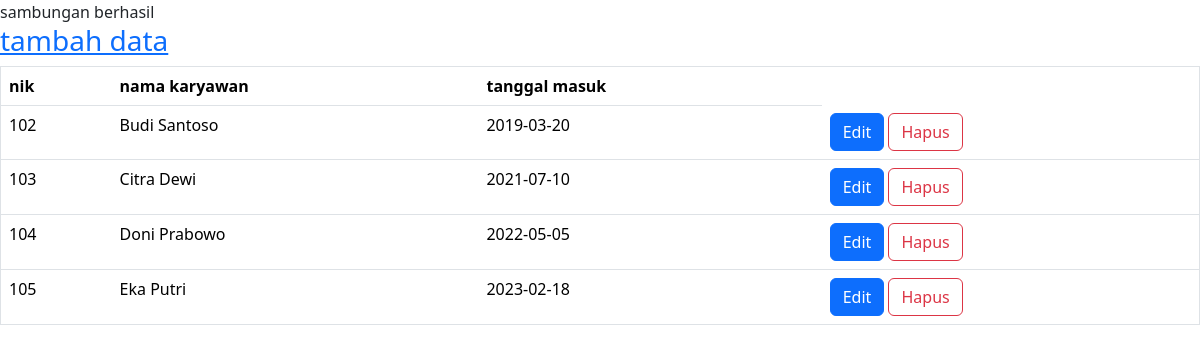
The app's page /admin.php, older data.
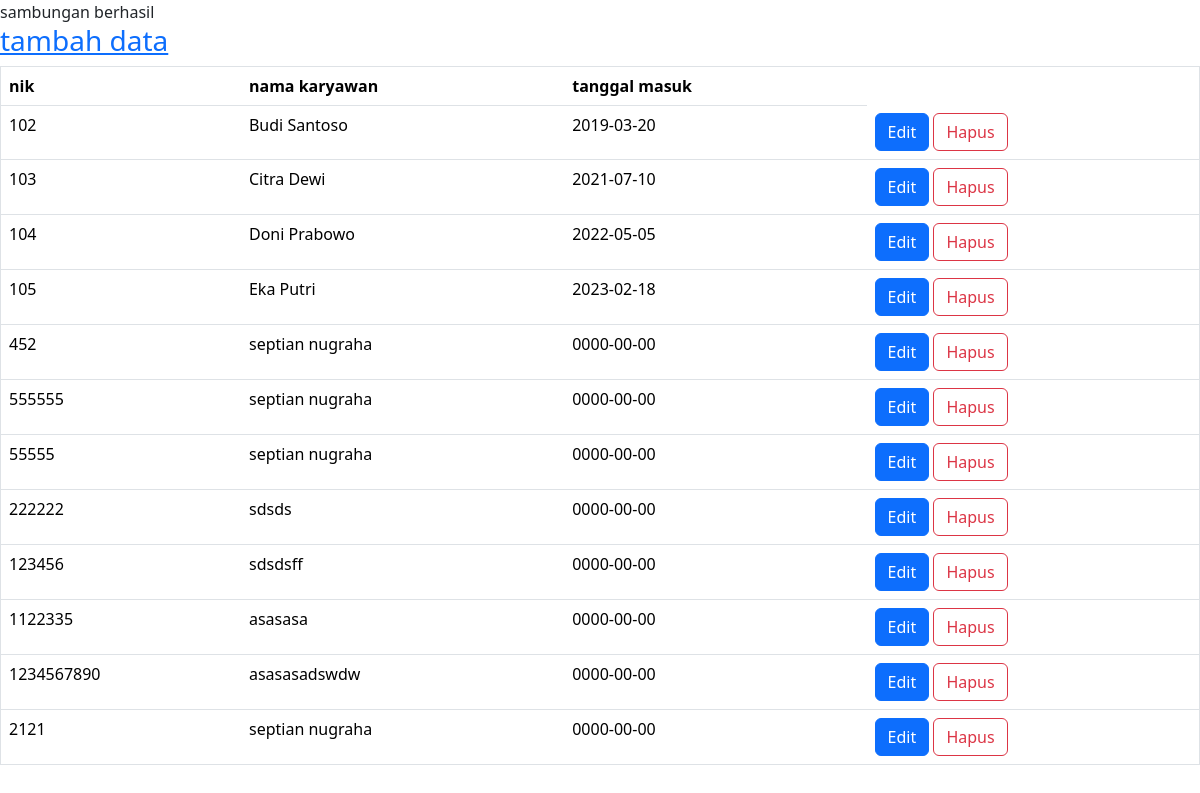
The same page, newer data.
### tables this page shows
CREATE TABLE `tbl_karyawan` (
  `id` int(11) NOT NULL,
  `nik` varchar(20) NOT NULL,
  `nama_karyawan` varchar(100) NOT NULL,
  `tanggal_masuk` date NOT NULL
);

### connection.php (called while the page is built, shortened)
<?php
$host = 'localhost';
$user = 'root';
$passw = '';
$db = 'db_parkir';
$conn = mysqli_connect($host, $user, $passw, $db);
function myquery($query)
{
    global $conn;
    $result = mysqli_query($conn, $query);
    $list = [];
    while ($data = mysqli_fetch_assoc($result)) {
        $list[] = $data;
    }
    return $list;
}

### admin.php (the view, shortened to what this page needs)
<?php
require 'connection.php';
$data_karyawan  = myquery("SELECT * FROM tbl_karyawan ");
?>
<!DOCTYPE html>
<html lang="en">
<head>
    <link href="https://cdn.jsdelivr.net/npm/bootstrap@5.3.3/dist/css/bootstrap.min.css" rel="stylesheet">
</head>
<body>
    <table class="table" border='1'>
        <h3><a href="add.php">tambah data</a></h3>
        <thead>
            <tr>
                <th>nik</th>
                <th>nama karyawan</th>
                <th>tanggal masuk</th>
            </tr>
        </thead>
        <tbody>
            <?php foreach ($data_karyawan as $data): ?>
                <tr>
                    <td><?= $data['nik'] ?></td>
                    <td><?= $data['nama_karyawan'] ?></td>
                    <td><?= $data['tanggal_masuk'] ?></td>
                    <td scope="row">
                        <a href="form_edit.php?id=<?= $data['id'] ?>" class="btn btn-primary">Edit</a>
                       <a href="functions.php?action=delete&id=<?= $data['id'] ?>" class="btn btn-outline-danger" onClick="return confirm('Yakin akan menghapus?')">Hapus</a>
                    </td>
                </tr>
            <?php endforeach; ?>
        </tbody>
    </table>
</body>
</html>

Row changes from the older to the newer data that the page shows:
added tbl_karyawan: nik "452", nama_karyawan "septian nugraha", tanggal_masuk "0000-00-00"
added tbl_karyawan: nik "555555", nama_karyawan "septian nugraha", tanggal_masuk "0000-00-00"
added tbl_karyawan: nik "55555", nama_karyawan "septian nugraha", tanggal_masuk "0000-00-00"
added tbl_karyawan: nik "222222", nama_karyawan "sdsds", tanggal_masuk "0000-00-00"
added tbl_karyawan: nik "123456", nama_karyawan "sdsdsff", tanggal_masuk "0000-00-00"
added tbl_karyawan: nik "1122335", nama_karyawan "asasasa", tanggal_masuk "0000-00-00"
added tbl_karyawan: nik "1234567890", nama_karyawan "asasasadswdw", tanggal_masuk "0000-00-00"
added tbl_karyawan: nik "2121", nama_karyawan "septian nugraha", tanggal_masuk "0000-00-00"
